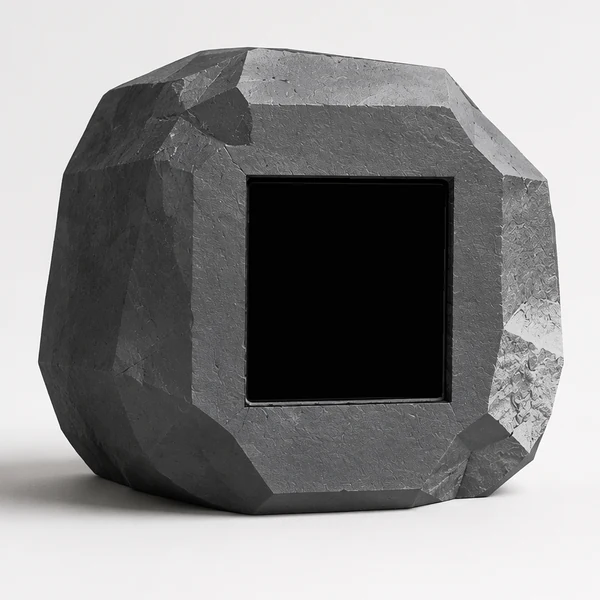
#> input picture docs/design-exploration/empty-state-face/stone-light-base-v1.webp, 600 x 600 px
$ python generate_android_empty_chat_assets.py
#> lines starting #> are read from the running program, lines starting #| are printed output that depends on the picture; after the words box and inside, x2 and y2 are one past the last pixel; in counts of white or black regions, pixels touching at a corner belong together
from pathlib import Path

from PIL import Image, ImageDraw, ImageFilter


ROOT = Path(__file__).parent
FACE_ROOT = ROOT / "green-expression-assets-v3"
DRAWABLE_ROOT = ROOT.parents[2] / "app" / "src" / "main" / "res" / "drawable-nodpi"
STONE_BASES = {
    "light": ROOT / "stone-light-base-v1.webp",
    "dark": ROOT / "stone-dark-base-v1.webp",
}
STONE_OUTPUTS = {
    "light": "mason_empty_chat_computer.png",
    "dark": "mason_empty_chat_stone_dark.png",
}
STONE_POLYGONS = {
    "light": [
        (37, 354),
        (58, 186),
        (89, 123),
        (183, 51),
        (249, 47),
        (421, 64),
        (505, 134),
        (550, 201),
        (566, 379),
        (541, 437),
        (504, 481),
        (443, 512),
        (282, 521),
        (214, 514),
        (151, 492),
        (99, 463),
        (68, 425),
    ],
    "dark": [
        (37, 390),
        (59, 190),
        (91, 128),
        (185, 76),
        (250, 69),
        (423, 90),
        (518, 165),
        (552, 212),
        (565, 390),
        (543, 450),
        (505, 498),
        (444, 525),
        (279, 527),
        (211, 516),
        (146, 489),
        (97, 457),
        (62, 423),
    ],
}
FACE_CENTERS = {
    "light": (0.579, 0.485),
    "dark": (0.583, 0.528),
}
EXPRESSIONS = {
    "tilted": "tilted-mouth",
    "surprised": "x-eyes",
    "smile": "square-eye-smile",
    "frown": "frown",
    "question": "question-marks",
}


def antialiased_polygon_mask(
    size: tuple[int, int],
    points: list[tuple[int, int]],
    scale: int = 4,
) -> Image.Image:
#> called with size = (600, 600), scale = 4
    mask = Image.new("L", (size[0] * scale, size[1] * scale), 0)
#> mask: PIL image 2400x2400 L; every value is 0
    ImageDraw.Draw(mask).polygon(
        [(x * scale, y * scale) for x, y in points],
        fill=255,
    )
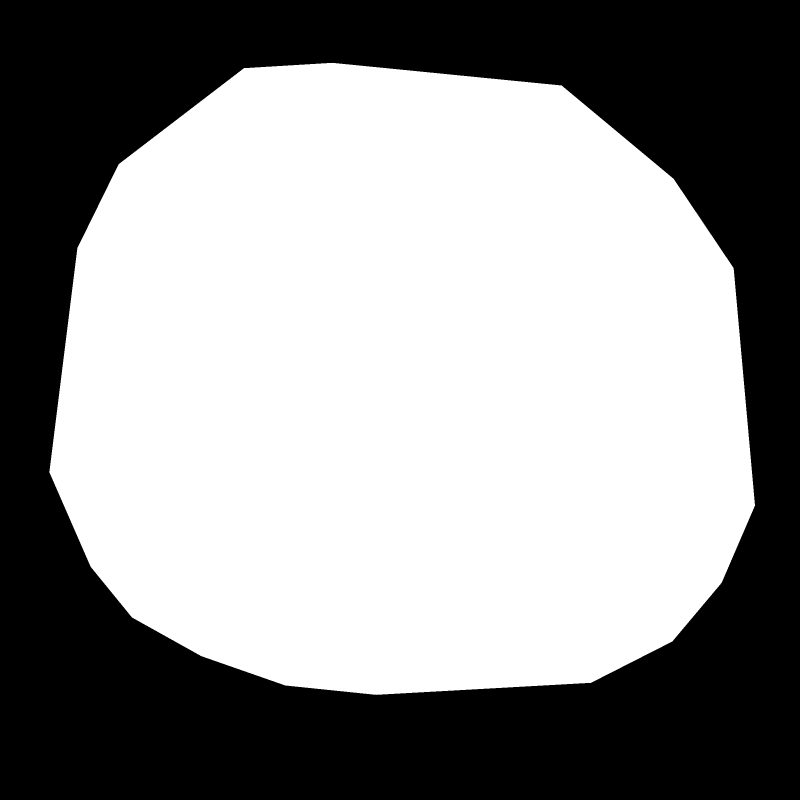
#> mask: PIL image 2400x2400 L (shown at 1/3 size); 57.3% white; 1 black region, box (x1, y1, x2, y2) and area: (0, 0, 2400, 2400) 2457961
    return mask.resize(size, Image.Resampling.LANCZOS)
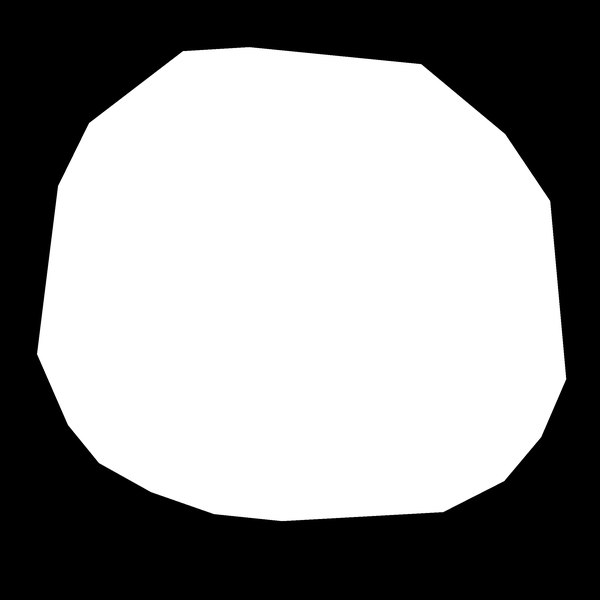
#> returned value: PIL image 600x600 L; min 0, max 255, mean 146.2


def export_stone(theme: str) -> Path:
    source = Image.open(STONE_BASES[theme]).convert("RGBA")
    mask = antialiased_polygon_mask(source.size, STONE_POLYGONS[theme])
    if theme == "dark":
        # Pull the matte inside the photographed rim so its gray backdrop cannot halo.
        mask = mask.filter(ImageFilter.MinFilter(size=9))
    source.putalpha(mask)
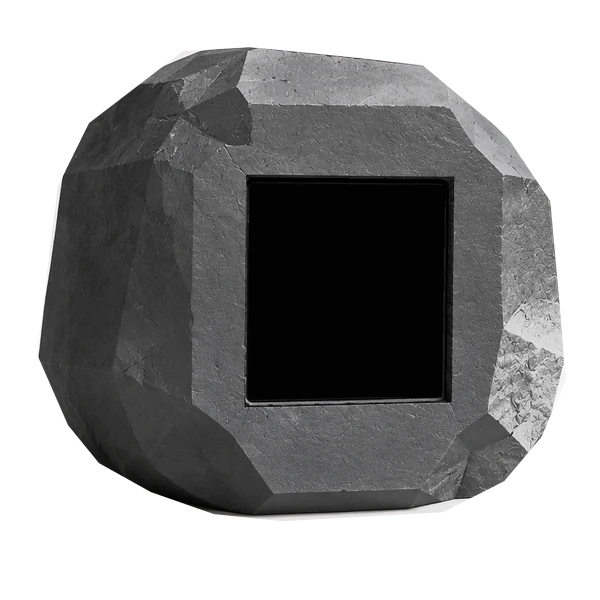
#> source: PIL image 600x600 RGBA; mean R, G, B, A 139.6, 139, 139.2, 146.2; transparent parts drawn white
    output = DRAWABLE_ROOT / STONE_OUTPUTS[theme]
    source.save(output, optimize=True)
    return output


def export_faces() -> None:
    for resource_name, source_name in EXPRESSIONS.items():
        for part_index in range(3):
            source = FACE_ROOT / f"{source_name}-part-{part_index}.png"
            output = DRAWABLE_ROOT / f"mason_empty_face_{resource_name}_{part_index}.png"
            Image.open(source).convert("RGBA").save(output, optimize=True)


def export_shadow() -> Path:
    shadow = Image.new("RGBA", (600, 600), (0, 0, 0, 0))
    ImageDraw.Draw(shadow).ellipse((128, 486, 474, 531), fill=(0, 0, 0, 72))
    shadow = shadow.filter(ImageFilter.GaussianBlur(radius=12))
    output = DRAWABLE_ROOT / "mason_empty_chat_shadow.png"
    shadow.save(output, optimize=True)
    return output


def add_shadow(canvas: Image.Image, left: int) -> None:
    layer = Image.new("RGBA", canvas.size, (0, 0, 0, 0))
    draw = ImageDraw.Draw(layer)
    draw.ellipse((left + 128, 486, left + 474, 531), fill=(0, 0, 0, 60))
    layer = layer.filter(ImageFilter.GaussianBlur(radius=12))
    canvas.alpha_composite(layer)


def add_smile(canvas: Image.Image, theme: str, left: int) -> None:
    center_x, center_y = FACE_CENTERS[theme]
    face_width = 96
    for part_index in range(3):
        part = Image.open(
            FACE_ROOT / f"square-eye-smile-part-{part_index}.png"
        ).convert("RGBA")
        face_height = round(part.height * face_width / part.width)
        part = part.resize((face_width, face_height), Image.Resampling.LANCZOS)
        x = left + round(600 * center_x - face_width / 2)
        y = round(600 * center_y - face_height / 2)
        canvas.alpha_composite(part, (x, y))


def export_proof(stones: dict[str, Path]) -> None:
    proof = Image.new("RGBA", (1200, 600), (255, 255, 255, 255))
    ImageDraw.Draw(proof).rectangle((600, 0, 1200, 600), fill=(24, 25, 27, 255))
    for index, theme in enumerate(("light", "dark")):
        left = index * 600
        add_shadow(proof, left)
        proof.alpha_composite(Image.open(stones[theme]).convert("RGBA"), (left, 0))
        add_smile(proof, theme, left)
    output = ROOT / "android-empty-chat-stone-proof.png"
    proof.convert("RGB").save(output, optimize=True)


def main() -> None:
    DRAWABLE_ROOT.mkdir(parents=True, exist_ok=True)
    stones = {theme: export_stone(theme) for theme in STONE_BASES}
#> call 2 of export_stone, with theme = 'dark'
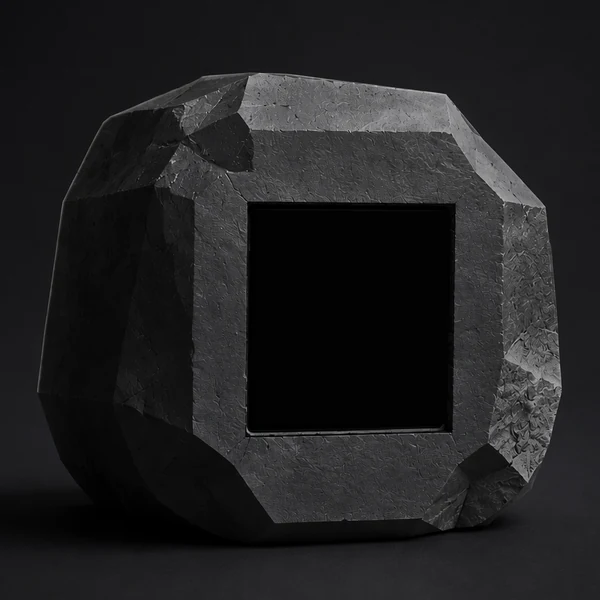
#> input picture docs/design-exploration/empty-state-face/stone-dark-base-v1.webp, 600 x 600 px
#> call 2 of antialiased_polygon_mask, with size = (600, 600), scale = 4
#> in antialiased_polygon_mask (call 2), `ImageDraw.Draw(mask).polygon( [(x * scale, y * scale) for x, y in poin..`: mask: PIL image 2400x2400 L; 55.6% white; 1 black region, box (x1, y1, x2, y2) and area: (0, 0, 2400, 2400) 2555775
#> in antialiased_polygon_mask (call 2), `return mask.resize(size, Image.Resampling.LANCZOS)`:
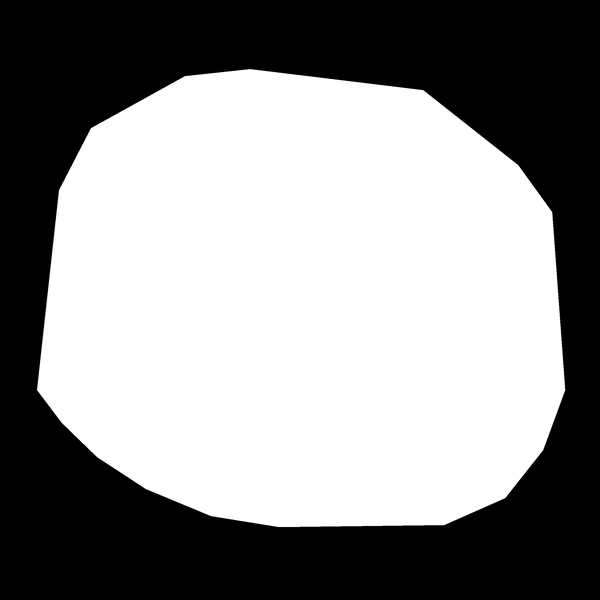
#> returned value: PIL image 600x600 L; min 0, max 255, mean 141.9
#> in export_stone (call 2), `mask = mask.filter(ImageFilter.MinFilter(size=9))`:
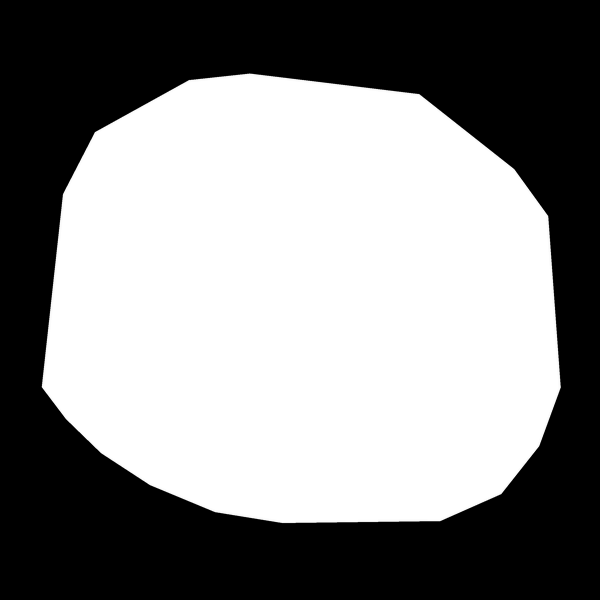
#> mask: PIL image 600x600 L; min 0, max 255, mean 136.3
#> in export_stone (call 2), `source.putalpha(mask)`:
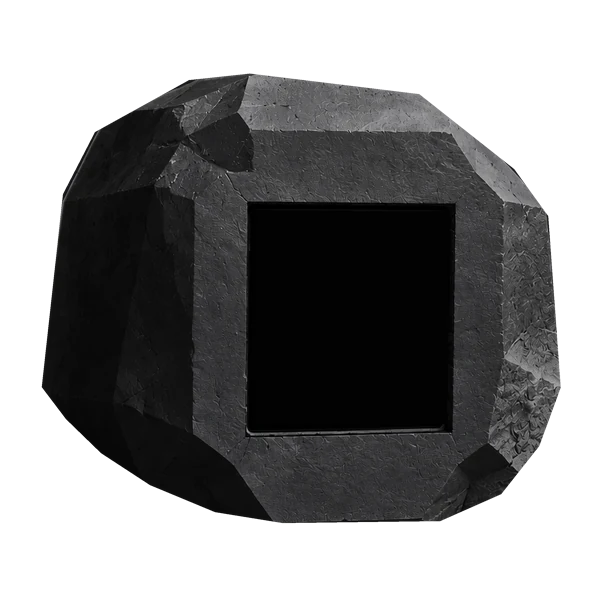
#> source: PIL image 600x600 RGBA; mean R, G, B, A 32.9, 32.7, 33.8, 136.3; transparent parts drawn white
    export_faces()
    shadow = export_shadow()
    export_proof(stones)
    for path in stones.values():
        print(f"saved={path.name}")
    print("saved=animated face layers")
    print(f"saved={shadow.name}")
    print("saved=android-empty-chat-stone-proof.png")


if __name__ == "__main__":
#> (the run stopped early here; a loop or call above may not have finished)
